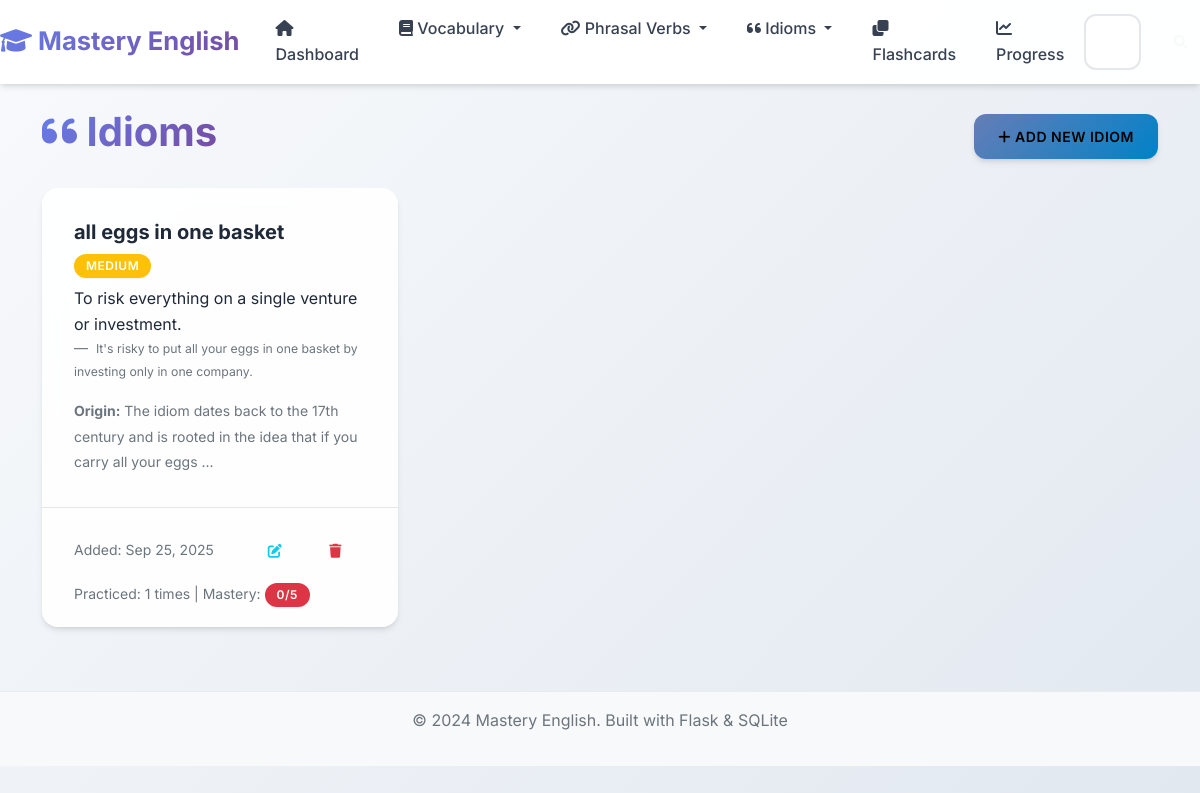
Page /idioms on the earlier database version.
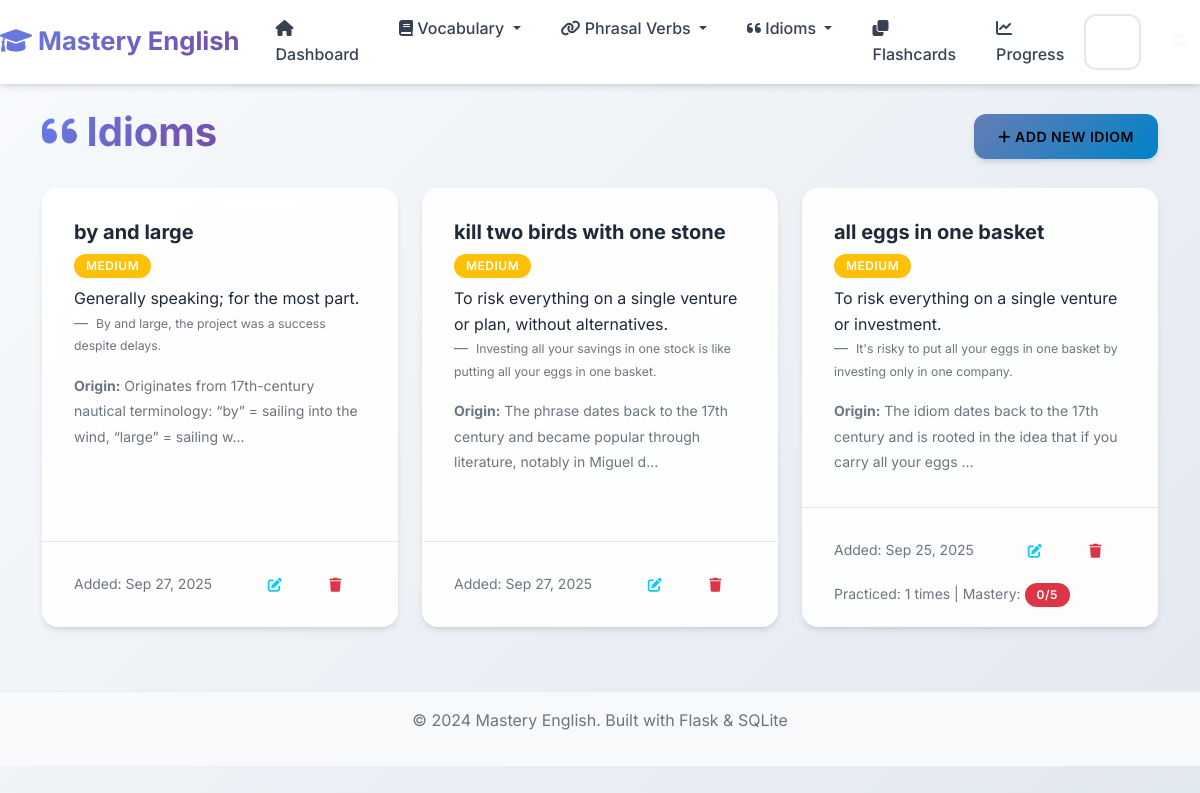
Same page on the later database version.
### app.py (models this page shows, shortened)
class Idiom(db.Model):
    __tablename__ = 'idioms'
    id = db.Column(db.Integer, primary_key=True)
    idiom = db.Column(db.String(200), nullable=False)
    meaning = db.Column(db.Text, nullable=False)
    example_sentence = db.Column(db.Text)
    origin = db.Column(db.Text)
    difficulty_level = db.Column(db.String(20), default='medium')
    date_added = db.Column(db.DateTime, default=datetime.utcnow)
    times_practiced = db.Column(db.Integer, default=0)
    last_practiced = db.Column(db.DateTime)
    mastery_level = db.Column(db.Integer, default=0)

### app.py (the view)
@app.route('/idioms')
def idioms_list():
    page = request.args.get('page', 1, type=int)
    idioms = Idiom.query.order_by(Idiom.date_added.desc()).paginate(
        page=page, per_page=10, error_out=False)
    return render_template('idioms_list.html', idioms=idioms)

### templates/idioms_list.html (shortened to what this page needs)
{% extends "base.html" %}
{% block content %}
<div class="row">
    <div class="col-12">
        <div class="d-flex justify-content-between align-items-center mb-4">
            <h1>
                <i class="fas fa-quote-left"></i> Idioms
            </h1>
            <a href="{{ url_for('add_idiom') }}" class="btn btn-info">
                <i class="fas fa-plus"></i> Add New Idiom
            </a>
        </div>
    </div>
</div>
{% if idioms.items %}
    <div class="row">
        {% for idiom in idioms.items %}
            <div class="col-md-6 col-lg-4 mb-3">
                <div class="card h-100">
                    <div class="card-body">
                        <h5 class="card-title">{{ idiom.idiom }}</h5>
                        <span class="badge bg-{% if idiom.difficulty_level == 'easy' %}success{% elif idiom.difficulty_level == 'hard' %}danger{% else %}warning{% endif %} mb-2">
                            {{ idiom.difficulty_level.title() }}
                        </span>
                        <p class="card-text">{{ idiom.meaning }}</p>
                        {% if idiom.example_sentence %}
                            <blockquote class="blockquote-footer">
                                <small>{{ idiom.example_sentence }}</small>
                            </blockquote>
                        {% endif %}
                        {% if idiom.origin %}
                            <div class="mt-2">
                                <small class="text-muted">
                                    <strong>Origin:</strong> {{ idiom.origin[:100] }}{% if idiom.origin|length > 100 %}...{% endif %}
                                </small>
                            </div>
                        {% endif %}
                    </div>
                    <div class="card-footer bg-transparent">
                        <div class="d-flex justify-content-between align-items-center">
                            <small class="text-muted">
                                Added: {{ idiom.date_added.strftime('%b %d, %Y') }}
                            </small>
                            <div class="btn-group" role="group">
                                <a href="{{ url_for('edit_idiom', id=idiom.id) }}" class="btn btn-sm btn-outline-info">
                                    <i class="fas fa-edit"></i>
                                </a>
                                <button type="button" class="btn btn-sm btn-outline-danger" onclick="confirmDelete('{{ idiom.idiom }}', '{{ url_for('delete_idiom', id=idiom.id) }}')">
                                    <i class="fas fa-trash"></i>
                                </button>
                            </div>
                        </div>
                        {% if idiom.times_practiced > 0 %}
                            <div class="mt-2">
                                <small class="text-muted">
                                    Practiced: {{ idiom.times_practiced }} times
                                    | Mastery:
                                    <span class="badge bg-{% if idiom.mastery_level >= 4 %}success{% elif idiom.mastery_level >= 2 %}warning{% else %}danger{% endif %}">
                                        {{ idiom.mastery_level }}/5
                                    </span>
                                </small>
                            </div>
                        {% endif %}
                    </div>
                </div>
            </div>
        {% endfor %}
    </div>
{% endif %}
{% endblock %}

Differences in the rows shown:
added Idiom: idiom "by and large", difficulty_level "MEDIUM", meaning "Generally speaking; for the most part.", example_sentence "By and large, the project was a success despite delays.", origin "Originates from 17th-century nautical terminology: “by” = sailing into the wind, “large” = sailing w", date_added "Sep 27, 2025"
added Idiom: idiom "kill two birds with one stone", difficulty_level "MEDIUM", meaning "To risk everything on a single venture or plan, without alternatives.", example_sentence "Investing all your savings in one stock is like putting all your eggs in one basket.", origin "The phrase dates back to the 17th century and became popular through literature, notably in Miguel d", date_added "Sep 27, 2025"
